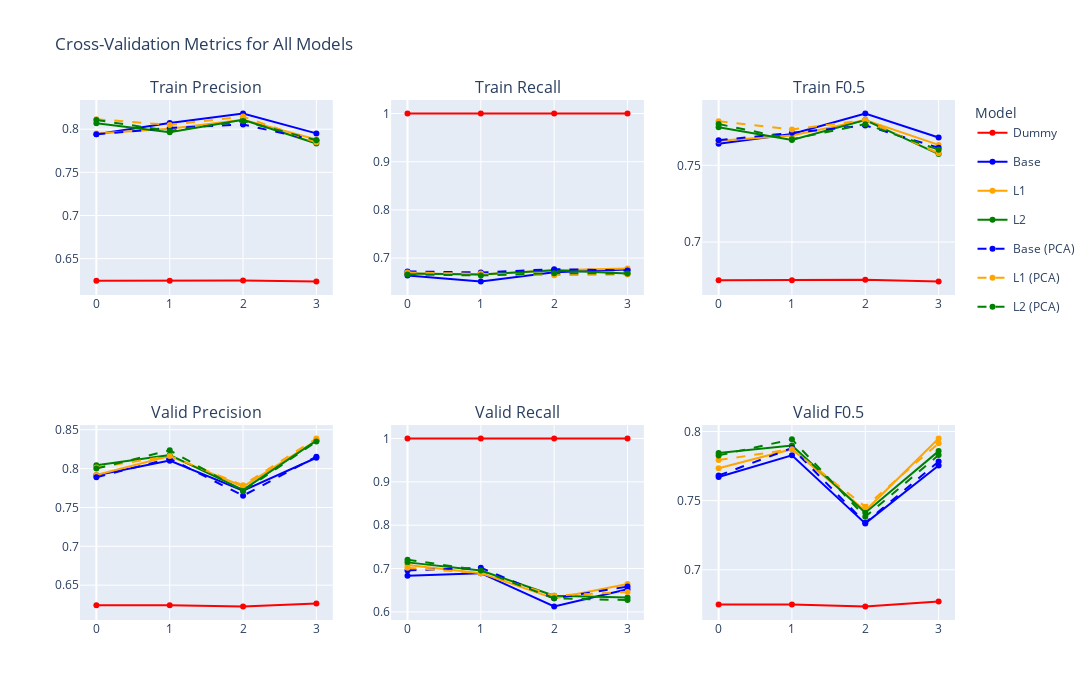

This figure's notebook cell:
### Code cell
fig = make_subplots(
    rows=2, cols=3,
    subplot_titles=[
        "Train Precision", "Train Recall", f"Train F{beta}",
        "Valid Precision", "Valid Recall", f"Valid F{beta}"
    ]
)

model_names = [
    ("dummy", "Dummy"),
    ("lr", "Base"),
    ("lr_l1", "L1"),
    ("lr_l2", "L2"),
    ("lr_pca", "Base (PCA)"),
    ("lr_l1_pca", "L1 (PCA)"),
    ("lr_l2_pca", "L2 (PCA)")
]

# Unique color per model
model_colors = {
    "Dummy": "red",
    "Base": "blue",
    "L1": "orange",
    "L2": "green",
    "Base (PCA)": "blue",
    "L1 (PCA)": "orange",
    "L2 (PCA)": "green"
}

metrics = ["precision", "recall", f"F{beta}"]
scenarios = ["train", "valid"]

for row, scenario in enumerate(scenarios, start=1):
    for col, metric in enumerate(metrics, start=1):
        for model_var, model_label in model_names:
            model = globals()[model_var]
            y_vals = model.cv_scores[scenario][metric]
            is_pca = "PCA" in model_label
            fig.add_trace(
                go.Scatter(
                    y=y_vals,
                    mode="lines+markers",
                    name=model_label,
                    legendgroup=model_label,
                    line=dict(
                        dash="dash" if is_pca else "solid",
                        color=model_colors[model_label]
                    ),
                    showlegend=(row == 1 and col == 1)
                ),
                row=row, col=col
            )

fig.update_layout(
    height=700, width=1500,
    title_text="Cross-Validation Metrics for All Models",
    legend_title_text="Model"
)
fig.show()

### Figure 1 — Plotly figure (JSON) as saved in the notebook; plotly's stock layout.template omitted (floating-point values rounded to 4 significant figures)
{"data": [{"legendgroup": "Dummy", "line": {"color": "red", "dash": "solid"}, "mode": "lines+markers", "name": "Dummy", "showlegend": true, "type": "scatter", "xaxis": "x", "y": [0.6244, 0.6244, 0.6248, 0.6235], "yaxis": "y"}, {"legendgroup": "Base", "line": {"color": "blue", "dash": "solid"}, "mode": "lines+markers", "name": "Base", "showlegend": true, "type": "scatter", "xaxis": "x", "y": [0.794, 0.8072, 0.8182, 0.7951], "yaxis": "y"}, {"legendgroup": "L1", "line": {"color": "orange", "dash": "solid"}, "mode": "lines+markers", "name": "L1", "showlegend": true, "type": "scatter", "xaxis": "x", "y": [0.7951, 0.8005, 0.8109, 0.788], "yaxis": "y"}, {"legendgroup": "L2", "line": {"color": "green", "dash": "solid"}, "mode": "lines+markers", "name": "L2", "showlegend": true, "type": "scatter", "xaxis": "x", "y": [0.807, 0.7965, 0.8109, 0.7835], "yaxis": "y"}, {"legendgroup": "Base (PCA)", "line": {"color": "blue", "dash": "dash"}, "mode": "lines+markers", "name": "Base (PCA)", "showlegend": true, "type": "scatter", "xaxis": "x", "y": [0.7941, 0.8015, 0.8054, 0.7869], "yaxis": "y"}, {"legendgroup": "L1 (PCA)", "line": {"color": "orange", "dash": "dash"}, "mode": "lines+markers", "name": "L1 (PCA)", "showlegend": true, "type": "scatter", "xaxis": "x", "y": [0.8116, 0.805, 0.8147, 0.7848], "yaxis": "y"}, {"legendgroup": "L2 (PCA)", "line": {"color": "green", "dash": "dash"}, "mode": "lines+markers", "name": "L2 (PCA)", "showlegend": true, "type": "scatter", "xaxis": "x", "y": [0.8106, 0.798, 0.8095, 0.7873], "yaxis": "y"}, {"legendgroup": "Dummy", "line": {"color": "red", "dash": "solid"}, "mode": "lines+markers", "name": "Dummy", "showlegend": false, "type": "scatter", "xaxis": "x2", "y": [1, 1, 1, 1], "yaxis": "y2"}, {"legendgroup": "Base", "line": {"color": "blue", "dash": "solid"}, "mode": "lines+markers", "name": "Base", "showlegend": false, "type": "scatter", "xaxis": "x2", "y": [0.6639, 0.6515, 0.6708, 0.6763], "yaxis": "y2"}, {"legendgroup": "L1", "line": {"color": "orange", "dash": "solid"}, "mode": "lines+markers", "name": "L1", "showlegend": false, "type": "scatter", "xaxis": "x2", "y": [0.668, 0.666, 0.6749, 0.6784], "yaxis": "y2"}, {"legendgroup": "L2", "line": {"color": "green", "dash": "solid"}, "mode": "lines+markers", "name": "L2", "showlegend": false, "type": "scatter", "xaxis": "x2", "y": [0.668, 0.666, 0.6749, 0.668], "yaxis": "y2"}, {"legendgroup": "Base (PCA)", "line": {"color": "blue", "dash": "dash"}, "mode": "lines+markers", "name": "Base (PCA)", "showlegend": false, "type": "scatter", "xaxis": "x2", "y": [0.6722, 0.6701, 0.677, 0.6743], "yaxis": "y2"}, {"legendgroup": "L1 (PCA)", "line": {"color": "orange", "dash": "dash"}, "mode": "lines+markers", "name": "L1 (PCA)", "showlegend": false, "type": "scatter", "xaxis": "x2", "y": [0.6701, 0.668, 0.6646, 0.666], "yaxis": "y2"}, {"legendgroup": "L2 (PCA)", "line": {"color": "green", "dash": "dash"}, "mode": "lines+markers", "name": "L2 (PCA)", "showlegend": false, "type": "scatter", "xaxis": "x2", "y": [0.666, 0.6639, 0.6687, 0.668], "yaxis": "y2"}, {"legendgroup": "Dummy", "line": {"color": "red", "dash": "solid"}, "mode": "lines+markers", "name": "Dummy", "showlegend": false, "type": "scatter", "xaxis": "x3", "y": [0.6751, 0.6751, 0.6755, 0.6743], "yaxis": "y3"}, {"legendgroup": "Base", "line": {"color": "blue", "dash": "solid"}, "mode": "lines+markers", "name": "Base", "showlegend": false, "type": "scatter", "xaxis": "x3", "y": [0.7641, 0.7704, 0.7837, 0.7681], "yaxis": "y3"}, {"legendgroup": "L1", "line": {"color": "orange", "dash": "solid"}, "mode": "lines+markers", "name": "L1", "showlegend": false, "type": "scatter", "xaxis": "x3", "y": [0.7659, 0.7694, 0.7795, 0.7633], "yaxis": "y3"}, {"legendgroup": "L2", "line": {"color": "green", "dash": "solid"}, "mode": "lines+markers", "name": "L2", "showlegend": false, "type": "scatter", "xaxis": "x3", "y": [0.7748, 0.7665, 0.7795, 0.7573], "yaxis": "y3"}, {"legendgroup": "Base (PCA)", "line": {"color": "blue", "dash": "dash"}, "mode": "lines+markers", "name": "Base (PCA)", "showlegend": false, "type": "scatter", "xaxis": "x3", "y": [0.7663, 0.7713, 0.776, 0.7615], "yaxis": "y3"}, {"legendgroup": "L1 (PCA)", "line": {"color": "orange", "dash": "dash"}, "mode": "lines+markers", "name": "L1 (PCA)", "showlegend": false, "type": "scatter", "xaxis": "x3", "y": [0.7787, 0.7733, 0.7795, 0.7578], "yaxis": "y3"}, {"legendgroup": "L2 (PCA)", "line": {"color": "green", "dash": "dash"}, "mode": "lines+markers", "name": "L2 (PCA)", "showlegend": false, "type": "scatter", "xaxis": "x3", "y": [0.7769, 0.767, 0.7768, 0.7602], "yaxis": "y3"}, {"legendgroup": "Dummy", "line": {"color": "red", "dash": "solid"}, "mode": "lines+markers", "name": "Dummy", "showlegend": false, "type": "scatter", "xaxis": "x4", "y": [0.624, 0.624, 0.6226, 0.6265], "yaxis": "y4"}, {"legendgroup": "Base", "line": {"color": "blue", "dash": "solid"}, "mode": "lines+markers", "name": "Base", "showlegend": false, "type": "scatter", "xaxis": "x4", "y": [0.7914, 0.8102, 0.7717, 0.814], "yaxis": "y4"}, {"legendgroup": "L1", "line": {"color": "orange", "dash": "solid"}, "mode": "lines+markers", "name": "L1", "showlegend": false, "type": "scatter", "xaxis": "x4", "y": [0.7917, 0.8162, 0.7769, 0.8359], "yaxis": "y4"}, {"legendgroup": "L2", "line": {"color": "green", "dash": "solid"}, "mode": "lines+markers", "name": "L2", "showlegend": false, "type": "scatter", "xaxis": "x4", "y": [0.8042, 0.8175, 0.7727, 0.8361], "yaxis": "y4"}, {"legendgroup": "Base (PCA)", "line": {"color": "blue", "dash": "dash"}, "mode": "lines+markers", "name": "Base (PCA)", "showlegend": false, "type": "scatter", "xaxis": "x4", "y": [0.7887, 0.8129, 0.7652, 0.8154], "yaxis": "y4"}, {"legendgroup": "L1 (PCA)", "line": {"color": "orange", "dash": "dash"}, "mode": "lines+markers", "name": "L1 (PCA)", "showlegend": false, "type": "scatter", "xaxis": "x4", "y": [0.8014, 0.8162, 0.7786, 0.8387], "yaxis": "y4"}, {"legendgroup": "L2 (PCA)", "line": {"color": "green", "dash": "dash"}, "mode": "lines+markers", "name": "L2 (PCA)", "showlegend": false, "type": "scatter", "xaxis": "x4", "y": [0.8, 0.8235, 0.771, 0.8347], "yaxis": "y4"}, {"legendgroup": "Dummy", "line": {"color": "red", "dash": "solid"}, "mode": "lines+markers", "name": "Dummy", "showlegend": false, "type": "scatter", "xaxis": "x5", "y": [1, 1, 1, 1], "yaxis": "y5"}, {"legendgroup": "Base", "line": {"color": "blue", "dash": "solid"}, "mode": "lines+markers", "name": "Base", "showlegend": false, "type": "scatter", "xaxis": "x5", "y": [0.6832, 0.6894, 0.6125, 0.6522], "yaxis": "y5"}, {"legendgroup": "L1", "line": {"color": "orange", "dash": "solid"}, "mode": "lines+markers", "name": "L1", "showlegend": false, "type": "scatter", "xaxis": "x5", "y": [0.7081, 0.6894, 0.6312, 0.6646], "yaxis": "y5"}, {"legendgroup": "L2", "line": {"color": "green", "dash": "solid"}, "mode": "lines+markers", "name": "L2", "showlegend": false, "type": "scatter", "xaxis": "x5", "y": [0.7143, 0.6957, 0.6375, 0.6335], "yaxis": "y5"}, {"legendgroup": "Base (PCA)", "line": {"color": "blue", "dash": "dash"}, "mode": "lines+markers", "name": "Base (PCA)", "showlegend": false, "type": "scatter", "xaxis": "x5", "y": [0.6957, 0.7019, 0.6312, 0.6584], "yaxis": "y5"}, {"legendgroup": "L1 (PCA)", "line": {"color": "orange", "dash": "dash"}, "mode": "lines+markers", "name": "L1 (PCA)", "showlegend": false, "type": "scatter", "xaxis": "x5", "y": [0.7019, 0.6894, 0.6375, 0.646], "yaxis": "y5"}, {"legendgroup": "L2 (PCA)", "line": {"color": "green", "dash": "dash"}, "mode": "lines+markers", "name": "L2 (PCA)", "showlegend": false, "type": "scatter", "xaxis": "x5", "y": [0.7205, 0.6957, 0.6312, 0.6273], "yaxis": "y5"}, {"legendgroup": "Dummy", "line": {"color": "red", "dash": "solid"}, "mode": "lines+markers", "name": "Dummy", "showlegend": false, "type": "scatter", "xaxis": "x6", "y": [0.6748, 0.6748, 0.6734, 0.677], "yaxis": "y6"}, {"legendgroup": "Base", "line": {"color": "blue", "dash": "solid"}, "mode": "lines+markers", "name": "Base", "showlegend": false, "type": "scatter", "xaxis": "x6", "y": [0.7671, 0.7828, 0.7335, 0.7755], "yaxis": "y6"}, {"legendgroup": "L1", "line": {"color": "orange", "dash": "solid"}, "mode": "lines+markers", "name": "L1", "showlegend": false, "type": "scatter", "xaxis": "x6", "y": [0.7734, 0.7872, 0.7426, 0.7949], "yaxis": "y6"}, {"legendgroup": "L2", "line": {"color": "green", "dash": "solid"}, "mode": "lines+markers", "name": "L2", "showlegend": false, "type": "scatter", "xaxis": "x6", "y": [0.7844, 0.7898, 0.7413, 0.7858], "yaxis": "y6"}, {"legendgroup": "Base (PCA)", "line": {"color": "blue", "dash": "dash"}, "mode": "lines+markers", "name": "Base (PCA)", "showlegend": false, "type": "scatter", "xaxis": "x6", "y": [0.7682, 0.788, 0.734, 0.7783], "yaxis": "y6"}, {"legendgroup": "L1 (PCA)", "line": {"color": "orange", "dash": "dash"}, "mode": "lines+markers", "name": "L1 (PCA)", "showlegend": false, "type": "scatter", "xaxis": "x6", "y": [0.7793, 0.7872, 0.7456, 0.7915], "yaxis": "y6"}, {"legendgroup": "L2 (PCA)", "line": {"color": "green", "dash": "dash"}, "mode": "lines+markers", "name": "L2 (PCA)", "showlegend": false, "type": "scatter", "xaxis": "x6", "y": [0.7827, 0.7943, 0.7383, 0.7829], "yaxis": "y6"}], "layout": {"annotations": [{"font": {"size": 16}, "showarrow": false, "text": "Train Precision", "x": 0.1444, "xanchor": "center", "xref": "paper", "y": 1, "yanchor": "bottom", "yref": "paper"}, {"font": {"size": 16}, "showarrow": false, "text": "Train Recall", "x": 0.5, "xanchor": "center", "xref": "paper", "y": 1, "yanchor": "bottom", "yref": "paper"}, {"font": {"size": 16}, "showarrow": false, "text": "Train F0.5", "x": 0.8556, "xanchor": "center", "xref": "paper", "y": 1, "yanchor": "bottom", "yref": "paper"}, {"font": {"size": 16}, "showarrow": false, "text": "Valid Precision", "x": 0.1444, "xanchor": "center", "xref": "paper", "y": 0.375, "yanchor": "bottom", "yref": "paper"}, {"font": {"size": 16}, "showarrow": false, "text": "Valid Recall", "x": 0.5, "xanchor": "center", "xref": "paper", "y": 0.375, "yanchor": "bottom", "yref": "paper"}, {"font": {"size": 16}, "showarrow": false, "text": "Valid F0.5", "x": 0.8556, "xanchor": "center", "xref": "paper", "y": 0.375, "yanchor": "bottom", "yref": "paper"}], "height": 700, "legend": {"title": {"text": "Model"}}, "title": {"text": "Cross-Validation Metrics for All Models"}, "width": 1500, "xaxis": {"anchor": "y", "domain": [0, 0.2889]}, "xaxis2": {"anchor": "y2", "domain": [0.3556, 0.6444]}, "xaxis3": {"anchor": "y3", "domain": [0.7111, 1]}, "xaxis4": {"anchor": "y4", "domain": [0, 0.2889]}, "xaxis5": {"anchor": "y5", "domain": [0.3556, 0.6444]}, "xaxis6": {"anchor": "y6", "domain": [0.7111, 1]}, "yaxis": {"anchor": "x", "domain": [0.625, 1]}, "yaxis2": {"anchor": "x2", "domain": [0.625, 1]}, "yaxis3": {"anchor": "x3", "domain": [0.625, 1]}, "yaxis4": {"anchor": "x4", "domain": [0, 0.375]}, "yaxis5": {"anchor": "x5", "domain": [0, 0.375]}, "yaxis6": {"anchor": "x6", "domain": [0, 0.375]}}}
